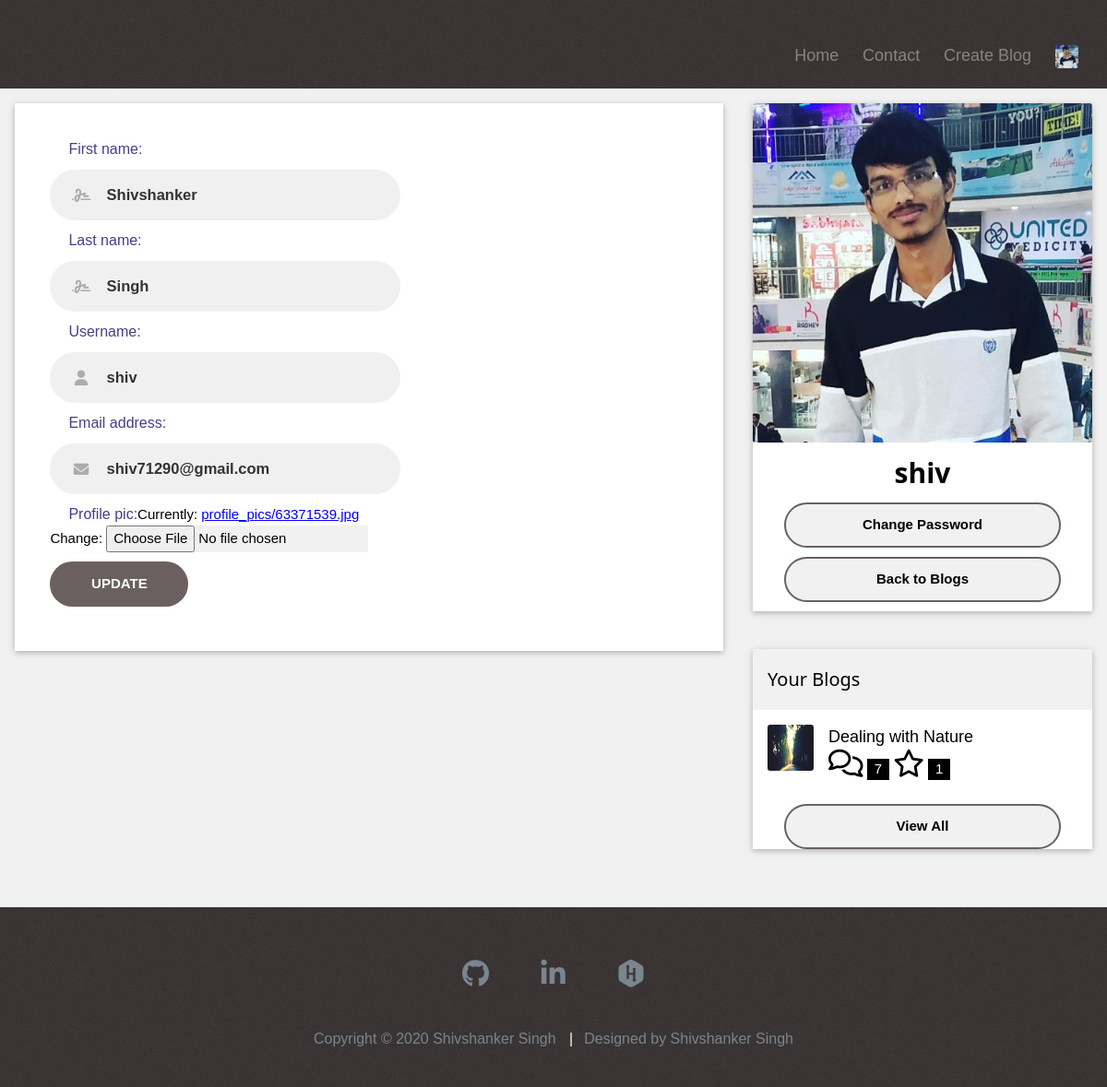
The page /user/profile/ (signed in) on the database as committed earlier.
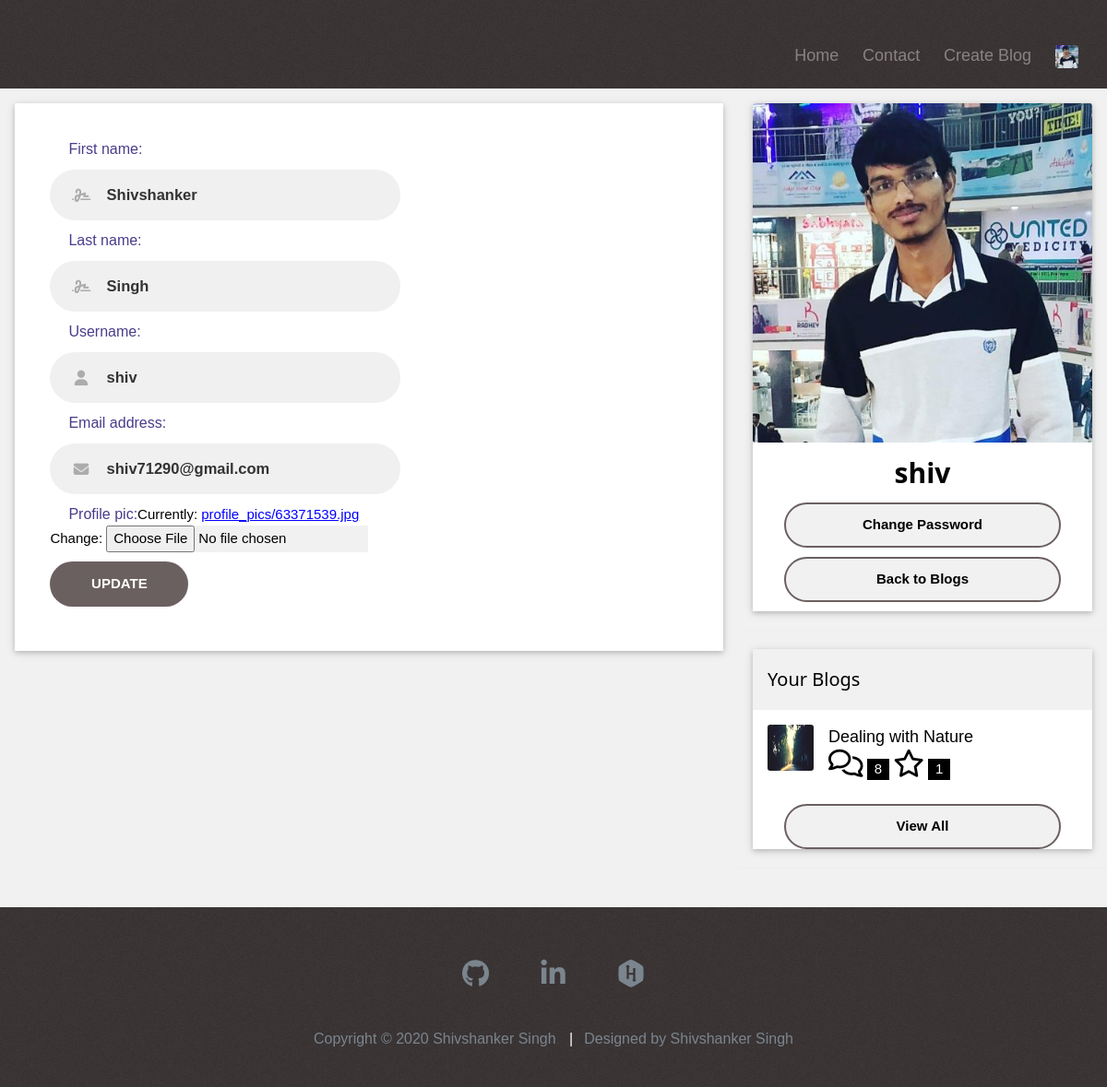
The same page on the database as committed later.
### blog/models.py (models this page shows, shortened)
class Blog(models.Model) :
    title = models.CharField(
            max_length=200,
            validators=[MinLengthValidator(2, "Title must be greater than 2 characters")]
    )
    description = models.CharField(
        max_length = 500,
        validators=[MinLengthValidator(20, "Description must be greater than 20 characters")]
    )
    body = RichTextUploadingField(null=True, blank=True)
    owner = models.ForeignKey(settings.AUTH_USER_MODEL, on_delete=models.CASCADE)
    created_at = models.DateTimeField(auto_now_add=True)
    updated_at = models.DateTimeField(auto_now=True)
    comments = models.ManyToManyField(settings.AUTH_USER_MODEL,
        through='Comment', related_name='comments_owned')
    thumbnail = ResizedImageField(upload_to="images")
    favorites = models.ManyToManyField(settings.AUTH_USER_MODEL,
        through='Fav', related_name='favorite_blogs')
    def comment_count(self):
        return Comment.objects.filter(blog=self).count()
    def fav_count(self):
        return Fav.objects.filter(blog=self).count()

### user/views.py (the view, shortened to what this page needs)
# urls.py: path('profile/', views.ProfileView.as_view(), name='profile'),
class ProfileView(LoginRequiredMixin, UpdateView):
    template_name = 'user/profile.html'
    success_url = reverse_lazy('user:profile')
    def get(self, request):
        user = self.request.user
        user_form = UserUpdateForm(instance=user)
        pic_form = ProfilePicForm(instance=user.person)
        your_blogs = Blog.objects.filter(owner=request.user)[:5]
        ctx = {'user_form': user_form, 'pic_form': pic_form, 'your_blogs':your_blogs}
        return render(request, self.template_name, ctx)

### user/forms.py
class UserUpdateForm(forms.ModelForm):
    class Meta:
        model = User
        fields = ['first_name', 'last_name', 'username', 'email']

class ProfilePicForm(forms.ModelForm):
    class Meta:
        model = Person
        fields = ['profile_pic']

### templates/user/profile.html (shortened to what this page needs)
{% extends "index.html" %}
{% load static %}
{% block head %}
<link rel="stylesheet" href="{% static 'css/w3.css' %}">
{% endblock %}
{% block content %}
<div class="w3-row">
  <div class="w3-col l8 s12">
    <div class="w3-card w3-margin w3-margin-top w3-white">
        <form action="" id="profile_update_form" method="POST" enctype="multipart/form-data">
            {% for field in user_form %}
            <label for="">{{field.label}}:</label>
            <div class="input-field">
                {% if field == user_form.email %}
                <i class="fas fa-envelope"></i>
                {% elif field == user_form.username %}
                <i class="fas fa-user"></i>
                {% elif field == user_form.first_name or field == user_form.last_name %}
                <i class="fas fa-signature"></i>
                {% endif %}
                  {{field}}
              </div>
            {% endfor %}
            {{pic_form}}
            <br>
            <input type="submit" value="Update" class="btn solid">
        </form>
    </div>
  </div>
  <div class="w3-col l4">
    {% if user.is_authenticated %}
    <div class="w3-card w3-margin w3-margin-top">
    <img src="{% if user.person.profile_pic %}{{user.person.profile_pic.url}}{% else %}{% static 'images/profile_pic.jpg' %}{% endif %}" style="width:100%">
      <div class="w3-container w3-white">
        <h2 style="text-align: center;"><b>{{user.username}}</b></h2>
          <input type="submit" class="btn__profile" value="Change Password" onclick="window.location.href='{% url 'user:password_change' %}?next={% url 'blogs:all' %}'; return false;">
          <input type="submit" class="btn__profile" value="Back to Blogs" onclick="window.location.href='{% url 'blogs:all' %}'; return false;">
      </div>
    </div><hr>
    {% endif %}
    <div class="w3-card w3-margin">
      <div class="w3-container w3-padding">
        <h4>Your Blogs</h4>
      </div>
      <ul class="w3-ul w3-hoverable w3-white">
        {% if your_blogs %}
        {% for blog in your_blogs %}
        <a style="text-decoration: none;" href="{% url 'blogs:detail' blog.id %}">
        <li class="w3-padding-16">
            <img src="{{blog.thumbnail.url}}" alt="Image" class="w3-left w3-margin-right" style="width:50px; height:50px">
            <span class="w3-large">{{blog.title}}</span><br>
            <span>
              <strong><i class="far fa-comments fa-2x"></i></strong>
              <span class="w3-tag"> {{blog.comment_count}}</span>
            </span>
            <span>
              <strong><i class="far fa-star fa-2x"></i></strong>
              <span class="w3-tag"> {{blog.fav_count}}</span>
            </span>
          </li>
        </a>
        {% endfor %}
        <input type="submit" class="btn__profile" value="View All" onclick="window.location.href='{% url 'user:user_blogs' %}'; return false;">
        {% else %}
          <span>You havent created any Blog yet, want to create one ...?</span>
          <input type="submit" class="btn__profile" value="Create Blog" onclick="window.location.href='{% url 'blogs:create' %}'; return false;">
        {% endif %}
      </ul>
    </div>
    <hr>
  </div>
  </div><br>
  </div>
{% endblock %}

Rows that differ between the two databases and show on the page:
changed Blog "Dealing with Nature": comment_count "7" → "8"
